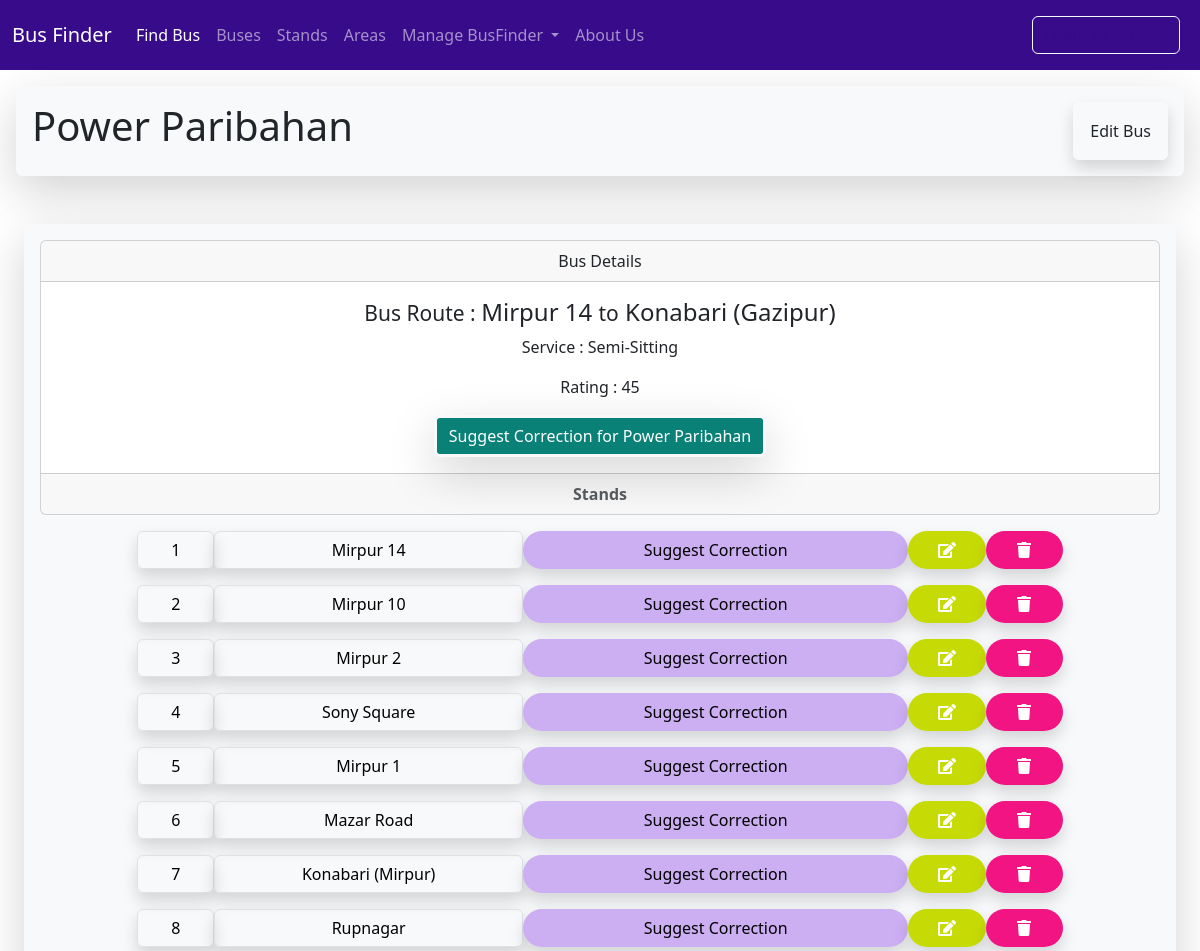
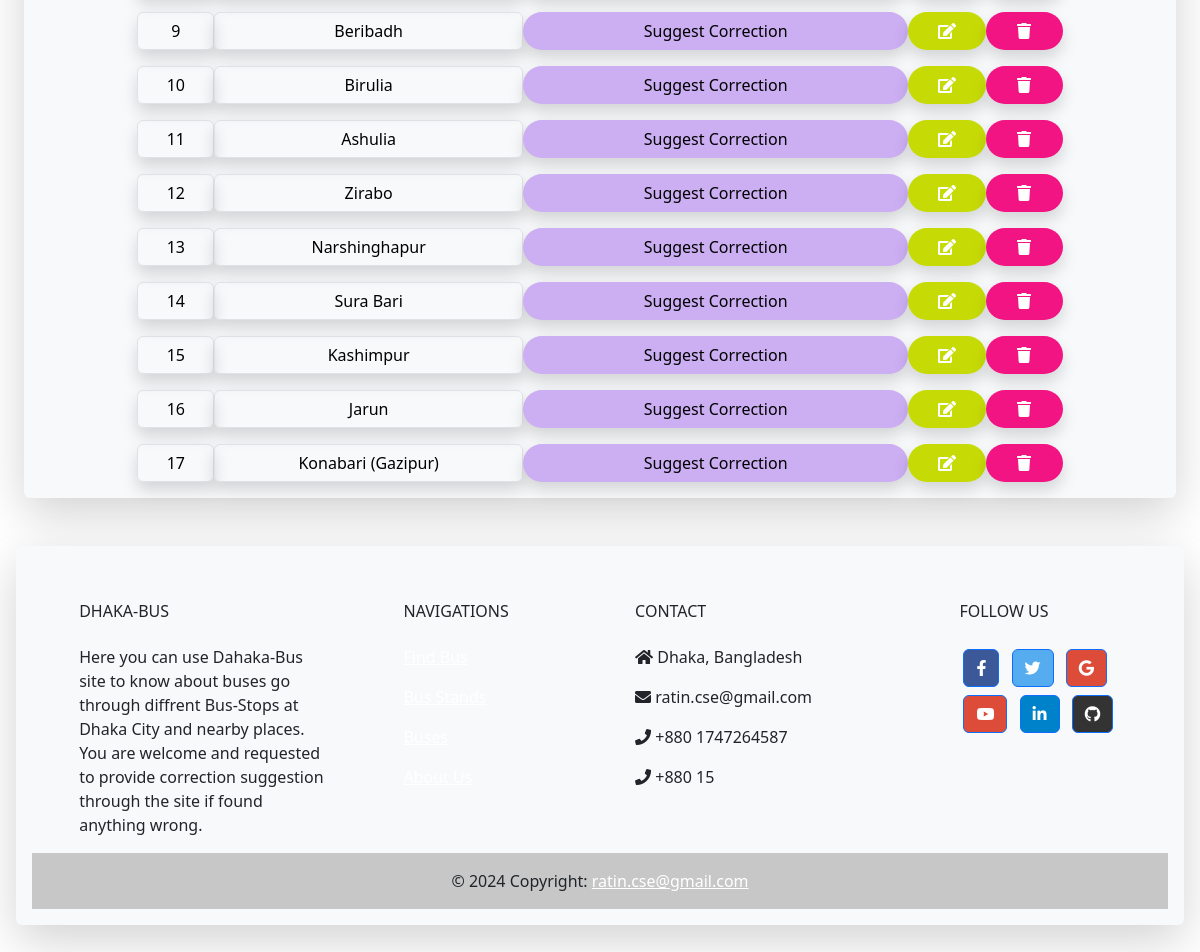
Page /bus/buslist/120/ on the committed database (2 pictures, top to bottom).
### Buses/models.py (models this page shows, shortened)
class Bus(models.Model):
    b_no=models.PositiveIntegerField(unique=True)
    b_name=models.CharField(max_length=100)
    stands=models.ManyToManyField(Stand,through="OrderingModel")
    rating=models.PositiveIntegerField(default=50)
    isActive=models.BooleanField(default=True)
    service=models.CharField(max_length=100,default="Semi-Sitting")
    class Meta:
        ordering=['-rating']

### Stands/models.py (models this page shows, shortened)
class Stand(models.Model):
    s_no=models.PositiveIntegerField(unique=True)
    s_name=models.CharField(max_length=100)
    lati = models.FloatField(blank=True,null=True)
    longi = models.FloatField(blank=True,null=True)
    area=models.ManyToManyField(Area)
    class Meta:
        ordering=['s_name']

### Buses/views.py (the view)
# urls.py: path('bus/',include('Buses.urls')),
def bus(request, bus_id):
    bus = Bus.objects.get(id=bus_id)
    bus_ordering=bus.orderingmodel_set.order_by('order')
    d={
        'obj':bus,
        'from':bus.orderingmodel_set.order_by('order')[0].stand.s_name,
        'to':bus.orderingmodel_set.order_by('order').all().last().stand.s_name,
        }
    stands=[]
    for b in bus_ordering:
        info={'order':b.order,'obj':b.stand}
        stands.append(info)
    context = {'bus': d, 'stands': stands}
    return render(request, 'bus.html', context)

### Buses/templates/bus.html (shortened to what this page needs)
{% extends "base.html" %}
{% block page_header %}
  <h1>{{ bus.obj.b_name }}</h1>
  {% if user.is_authenticated %}
    <a class="btn bg-parent p-3 shadow border border-light text-nowrap" href="{% url 'edit_bus' bus.obj.id  %}">Edit_Bus</a>
  {% else %}
    <a class="btn bg-parent p-3 shadow border border-light text-nowrap" data-bs-toggle="modal" data-bs-target="#exampleModal">Edit Bus</a>
  {% endif %}
{% endblock page_header %}
{% block content %}
<div class="card text-center">
  <div class="card-header">Bus Details</div>
  <div class="card-body">
    <h4 class="card-title">
      <small>Bus Route : </small>{{ bus.from }} <small>to</small> {{ bus.to }}
    </h4>
    <p class="card-text">Service : {{ bus.obj.service }}</p>
    <p class="card-text">Rating : {{ bus.obj.rating }}</p>
    <a style="background-color: rgb(9, 129, 119);" href="{% url 'suggest_bus' bus.obj.id %}" class="btn border border-3 text-white border-light shadow-lg">Suggest Correction for {{bus.obj.b_name}}</a>
  </div>
  <div class="card-footer text-body-secondary"><b>Stands</b></div>
</div>
<div class="container col-12 col-sm-12 col-md-12 col-lg-10 text-center">
  {% for stand in stands %}
  <div class="row gx-3">
    <button class="col gy-3 col-3 col-sm-3 col-md-1 col-lg-1 btn shadow border text-black text-center">{{ stand.order}}</button>
    <a href="{% url 'stands:stand' stand.obj.id %}" class="col gy-3 col-9 col-sm-9 col-md-4 col-lg-4 btn shadow border text-black d-flex justify-content-center align-items-center">{{ stand.obj.s_name }}</a>
    {% if user.is_authenticated %}
      <a href="{% url 'suggest_bus_stand' bus.obj.id stand.obj.id %}" class="col gy-3 col-6 col-sm-6 col-md-3 col-lg-3 btn bg-warning text-white rounded-pill shadow d-flex justify-content-center align-items-center">Suggest Correction</a>
      <a href="{% url 'edit_bus_stand' bus.obj.id stand.order %}" class="col gy-3 col-3 col-sm-3 col-md-2 col-lg-2 btn bg-warning text-white rounded-pill shadow d-flex justify-content-center align-items-center">_Edit</a>
      <a href="{% url 'edit_bus_stand' bus.obj.id stand.order %}" class="col gy-3 col-3 col-sm-3 col-md-2 col-lg-2 btn bg-danger text-white rounded-pill shadow d-flex justify-content-center align-items-center">_Delete</a>
    {% else %}
      <a style="background-color: rgb(204, 174, 243);" href="{% url 'suggest_bus_stand' bus.obj.id stand.obj.id %}" class="col gy-3 col-6 col-sm-6 col-md-5 col-lg-5 btn text-black rounded-pill shadow d-flex justify-content-center align-items-center">Suggest Correction</a>
      <a style="background-color: rgb(198, 219, 6);" class="col gy-3 col-3 col-sm-3 col-md-1 col-lg-1 btn text-white text-center rounded-pill shadow d-flex justify-content-center align-items-center" data-bs-toggle="modal" data-bs-target="#exampleModal"><i class="fas fa-edit text-center"></i></a>
      <a style="background-color: rgb(241, 20, 130);" class="col gy-3 col-3 col-sm-3 col-md-1 col-lg-1 btn text-white rounded-pill shadow d-flex justify-content-center align-items-center" data-bs-toggle="modal" data-bs-target="#exampleModal"><i class="fas fa-trash"></i></a>
    {% endif %}
  </div>
  {% empty %}
  <h3>No Stand have been added yet !</h3>
  {% endfor %}
</div>
{% endblock content %}

### rows in the picture
Bus: obj.b_name "Power Paribahan", obj.service "Semi-Sitting", obj.rating "45"
Stand: from "Mirpur 14", order "1", obj.s_name "Mirpur 14"
Stand: to "Konabari (Gazipur)", order "17", obj.s_name "Konabari (Gazipur)"
Stand: order "2", obj.s_name "Mirpur 10"
Stand: order "3", obj.s_name "Mirpur 2"
Stand: order "4", obj.s_name "Sony Square"
Stand: order "5", obj.s_name "Mirpur 1"
Stand: order "6", obj.s_name "Mazar Road"
Stand: order "7", obj.s_name "Konabari (Mirpur)"
Stand: order "8", obj.s_name "Rupnagar"
Stand: order "9", obj.s_name "Beribadh"
Stand: order "10", obj.s_name "Birulia"
Stand: order "11", obj.s_name "Ashulia"
Stand: order "12", obj.s_name "Zirabo"
Stand: order "13", obj.s_name "Narshinghapur"
Stand: order "14", obj.s_name "Sura Bari"
Stand: order "15", obj.s_name "Kashimpur"
Stand: order "16", obj.s_name "Jarun"
